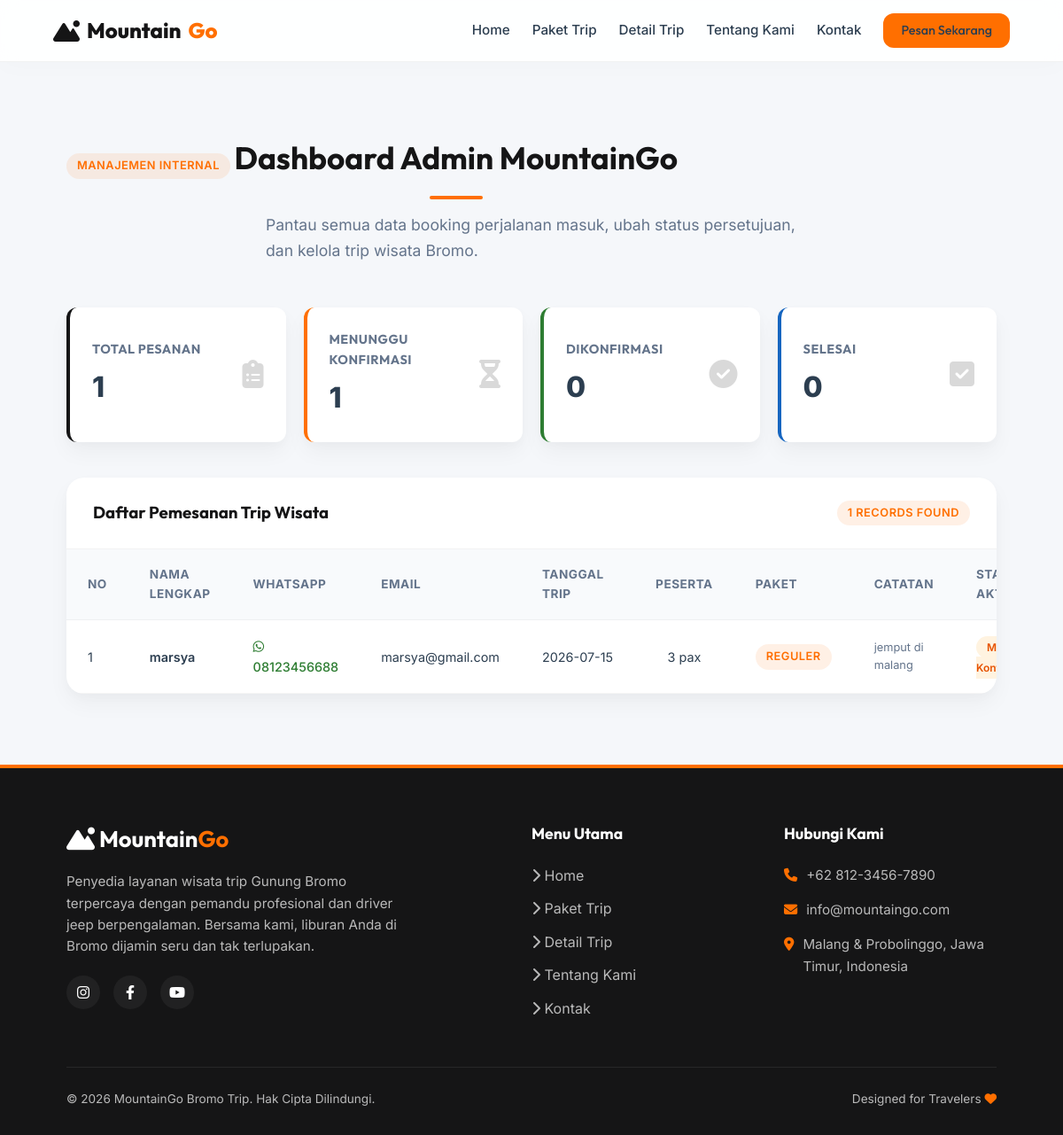
/admin (signed in), run on the app's committed database.
### tables this page shows
CREATE TABLE bookings (
            id INTEGER PRIMARY KEY AUTOINCREMENT,
            nama TEXT NOT NULL,
            whatsapp TEXT NOT NULL,
            email TEXT NOT NULL,
            tanggal_trip TEXT NOT NULL,
            jumlah_peserta INTEGER NOT NULL,
            paket TEXT NOT NULL,
            catatan TEXT,
            status TEXT NOT NULL DEFAULT 'Menunggu Konfirmasi'
        );

### app.py (the view)
@app.route('/admin')
@login_required
def admin():
    conn = get_db_connection()
    bookings = conn.execute('SELECT * FROM bookings ORDER BY id DESC').fetchall()
    stats = {
        'total': len(bookings),
        'pending': sum(1 for b in bookings if b['status'] == 'Menunggu Konfirmasi'),
        'confirmed': sum(1 for b in bookings if b['status'] == 'Dikonfirmasi'),
        'done': sum(1 for b in bookings if b['status'] == 'Selesai')
    }
    conn.close()
    return render_template('admin.html', bookings=bookings, stats=stats)

### app.py (called while the page is built)
def get_db_connection():
    conn = sqlite3.connect(DATABASE)
    conn.row_factory = sqlite3.Row  # Mengembalikan hasil sebagai dictionary-like object
    return conn

def login_required(view_func):
    @functools.wraps(view_func)
    def wrapped_view(*args, **kwargs):
        if not session.get('admin_logged_in'):
            return redirect(url_for('admin_login'))
        return view_func(*args, **kwargs)
    return wrapped_view

### templates/admin.html (shortened to what this page needs)
{% extends 'base.html' %}
{% block content %}
<section class="section-padding">
    <div class="container">
        <span class="badge badge-primary">Manajemen Internal</span>
        <h1 class="section-title">Dashboard Admin MountainGo</h1>
        <p class="section-desc">Pantau semua data booking perjalanan masuk, ubah status persetujuan, dan kelola trip wisata Bromo.</p>
        <div class="admin-metrics">
            <div class="metric-card total">
                <div class="metric-info">
                    <h4>Total Pesanan</h4>
                    <div class="metric-val">{{ stats.total }}</div>
                </div>
                <div class="metric-icon">
                    <i class="fa-solid fa-clipboard-list"></i>
                </div>
            </div>
            <div class="metric-card pending">
                <div class="metric-info">
                    <h4>Menunggu Konfirmasi</h4>
                    <div class="metric-val">{{ stats.pending }}</div>
                </div>
                <div class="metric-icon">
                    <i class="fa-solid fa-hourglass-half"></i>
                </div>
            </div>
            <div class="metric-card confirmed">
                <div class="metric-info">
                    <h4>Dikonfirmasi</h4>
                    <div class="metric-val">{{ stats.confirmed }}</div>
                </div>
                <div class="metric-icon">
                    <i class="fa-solid fa-circle-check"></i>
                </div>
            </div>
            <div class="metric-card done">
                <div class="metric-info">
                    <h4>Selesai</h4>
                    <div class="metric-val">{{ stats.done }}</div>
                </div>
                <div class="metric-icon">
                    <i class="fa-solid fa-square-check"></i>
                </div>
            </div>
        </div>
        <div class="admin-card">
            <div class="admin-card-header">
                <h3>Daftar Pemesanan Trip Wisata</h3>
                <span class="badge badge-primary">{{ bookings|length }} records found</span>
            </div>
            <div class="table-responsive">
                <table class="admin-table">
                    <thead>
                        <tr>
                            <th>No</th>
                            <th>Nama Lengkap</th>
                            <th>WhatsApp</th>
                            <th>Email</th>
                            <th>Tanggal Trip</th>
                            <th>Peserta</th>
                            <th>Paket</th>
                            <th>Catatan</th>
                            <th>Status Aktual</th>
                        </tr>
                    </thead>
                    <tbody>
                        {% if bookings %}
                            {% for booking in bookings %}
                            <tr>
                                <td>{{ loop.index }}</td>
                                <td style="font-weight: 600;">{{ booking.nama }}</td>
                                <td>
                                    <a href="https://wa.me/{{ booking.whatsapp|replace('-','')|replace(' ','') }}" target="_blank" style="color: var(--nature-green); font-weight: 500;">
                                        <i class="fa-brands fa-whatsapp"></i> {{ booking.whatsapp }}
                                    </a>
                                </td>
                                <td>{{ booking.email }}</td>
                                <td style="white-space: nowrap;">{{ booking.tanggal_trip }}</td>
                                <td style="text-align: center;">{{ booking.jumlah_peserta }} pax</td>
                                <td>
                                    <span class="badge badge-primary">{{ booking.paket }}</span>
                                </td>
                                <td>
                                    <div style="max-width: 150px; font-size: 0.8rem; color: var(--text-muted); word-wrap: break-word;">
                                        {{ booking.catatan if booking.catatan else '-' }}
                                    </div>
                                </td>
                                <td>
                                    {% if booking.status == 'Menunggu Konfirmasi' %}
                                        <span class="status-badge pending">Menunggu Konfirmasi</span>
                                    {% elif booking.status == 'Dikonfirmasi' %}
                                        <span class="status-badge confirmed">Dikonfirmasi</span>
                                    {% elif booking.status == 'Selesai' %}
                                        <span class="status-badge done">Selesai</span>
                                    {% endif %}
                                </td>
                            </tr>
                            {% endfor %}
                        {% endif %}
                    </tbody>
                </table>
            </div>
        </div>
    </div>
</section>
{% endblock %}

### templates/base.html (shortened to what this page needs)
<!DOCTYPE html>
<html lang="id">
<head>
    <link rel="stylesheet" href="https://cdnjs.cloudflare.com/ajax/libs/font-awesome/6.4.0/css/all.min.css">
    <link rel="stylesheet" href="{{ url_for('static', filename='css/style.css') }}">
</head>
<body>
    <header>
        <div class="container navbar">
            <div class="logo">
                <a href="{{ url_for('index') }}">
                    <i class="fa-solid fa-mountain-sun"></i> Mountain<span>Go</span>
                </a>
            </div>
            <nav class="nav-links" id="navLinks">
                <a href="{{ url_for('index') }}" class="{% if request.path == url_for('index') %}active{% endif %}">Home</a>
                <a href="{{ url_for('paket') }}" class="{% if request.path == url_for('paket') %}active{% endif %}">Paket Trip</a>
                <a href="{{ url_for('detail') }}" class="{% if request.path == url_for('detail') %}active{% endif %}">Detail Trip</a>
                <a href="{{ url_for('about') }}" class="{% if request.path == url_for('about') %}active{% endif %}">Tentang Kami</a>
                <a href="{{ url_for('contact') }}" class="{% if request.path == url_for('contact') %}active{% endif %}">Kontak</a>
                <a href="{{ url_for('booking') }}" class="btn btn-primary" style="padding: 8px 20px; font-size: 0.9rem; box-shadow: none;">Pesan Sekarang</a>
            </nav>
        </div>
    </header>
    <main>
        {% block content %}
        {% endblock %}
    </main>
    <footer>
        <div class="container">
            <div class="footer-grid">
                <div class="footer-brand">
                    <h3><i class="fa-solid fa-mountain-sun"></i> Mountain<span>Go</span></h3>
                    <p>Penyedia layanan wisata trip Gunung Bromo terpercaya dengan pemandu profesional dan driver jeep berpengalaman. Bersama kami, liburan Anda di Bromo dijamin seru dan tak terlupakan.</p>
                    <div class="footer-socials">
                        <a href="https://instagram.com" target="_blank" aria-label="Instagram"><i class="fa-brands fa-instagram"></i></a>
                        <a href="https://facebook.com" target="_blank" aria-label="Facebook"><i class="fa-brands fa-facebook-f"></i></a>
                        <a href="https://youtube.com" target="_blank" aria-label="YouTube"><i class="fa-brands fa-youtube"></i></a>
                    </div>
                </div>
                <div class="footer-links">
                    <h4>Menu Utama</h4>
                    <ul>
                        <li><a href="{{ url_for('index') }}"><i class="fa-solid fa-chevron-right"></i> Home</a></li>
                        <li><a href="{{ url_for('paket') }}"><i class="fa-solid fa-chevron-right"></i> Paket Trip</a></li>
                        <li><a href="{{ url_for('detail') }}"><i class="fa-solid fa-chevron-right"></i> Detail Trip</a></li>
                        <li><a href="{{ url_for('about') }}"><i class="fa-solid fa-chevron-right"></i> Tentang Kami</a></li>
                        <li><a href="{{ url_for('contact') }}"><i class="fa-solid fa-chevron-right"></i> Kontak</a></li>
                    </ul>
                </div>
                <div class="footer-contact">
                    <h4>Hubungi Kami</h4>
                    <ul>
                        <li>
                            <i class="fa-solid fa-phone"></i>
                            <span>+62 812-3456-7890</span>
                        </li>
                        <li>
                            <i class="fa-solid fa-envelope"></i>
                            <span>info@mountaingo.com</span>
                        </li>
                        <li>
                            <i class="fa-solid fa-location-dot"></i>
                            <span>Malang & Probolinggo, Jawa Timur, Indonesia</span>
                        </li>
                    </ul>
                </div>
            </div>
            <div class="footer-bottom">
                <p>&copy; 2026 MountainGo Bromo Trip. Hak Cipta Dilindungi.</p>
                <p>Designed for Travelers <i class="fa-solid fa-heart" style="color: var(--primary-orange);"></i></p>
            </div>
        </div>
    </footer>
</body>
</html>

### data on the page
bookings: nama "marsya", whatsapp "08123456688", email "marsya@gmail.com", tanggal_trip "2026-07-15", jumlah_peserta "3", paket "REGULER", catatan "jemput di malang", shows "Menunggu Konfirmasi"

### other printed values
{{ stats.total }} "1"
{{ stats.pending }} "1"
{{ stats.confirmed }} "0"
{{ stats.done }} "0"
{{ bookings|length }} "1"
